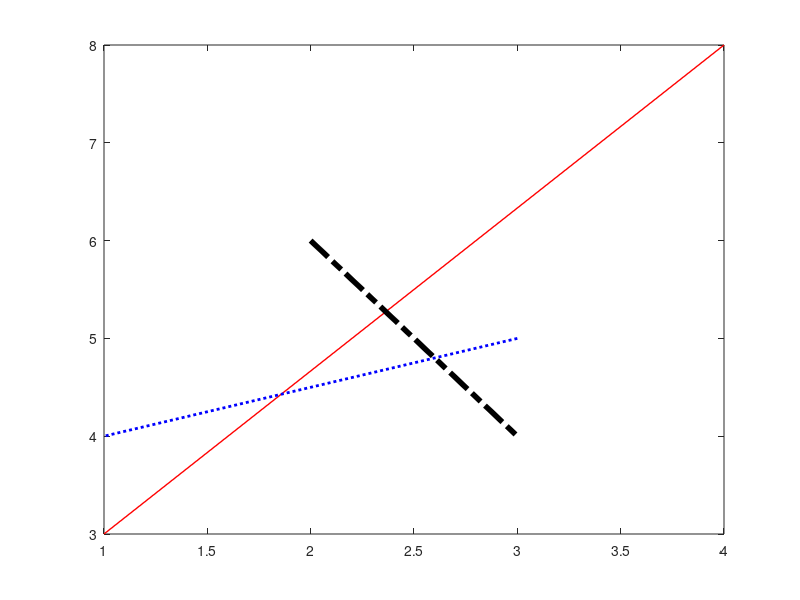

Write the MATLAB code that produced this figure. (Note: this script raises an error after producing the figure.)
disp('Running MATLAB script file printSMtest.m') ;
%
%    FOR DEVELOPMENT AND TESTING OF MATLAB FUNCTION printSM,
%    print graphic to file

itest = 7 ;     %  0,1,...,7


%  Generate graphic to print to file
%
figure(1) ;
clf ;
mxdata = [[1; 4] [2; 3] [3; 1]] ;
mydata = [[3; 8] [6; 4] [5; 4]] ;
plot(mxdata(:,1),mydata(:,1),'r-','LineWidth',1) ;
hold on ;
  plot(mxdata(:,2),mydata(:,2),'k-.','LineWidth',4) ;
  plot(mxdata(:,3),mydata(:,3),'b:','LineWidth',2) ;
hold off ;
axisSM(mxdata,mydata) ;
title('Test Plot') ;
xlabel('x-axis','Fontsize',18) ;
ylabel('y-axis','Fontsize',6) ;

filestr = 'Temp' ;

if itest == 0 ;   %  Check default

  title('Default of Matlab .fig') ;
  printSM(filestr) ;

else ;

  if itest == 1 ;   
    title('Saved as Matlab .fig') ;
  elseif itest == 2 ;  
    title('Print to .png') ;
  elseif itest == 3 ;  
    title('Print to .pdf') ;
  elseif itest == 4 ;  
    title('Print to Color .eps') ;
  elseif itest == 5 ;  
    title('Print to B&W .eps') ;
  elseif itest == 6 ;  
    title('Print to .jpg') ;
  elseif itest == 7 ;  
    title('Print to .svg') ;
  end ;

  printSM(filestr,itest) ;

end ;



